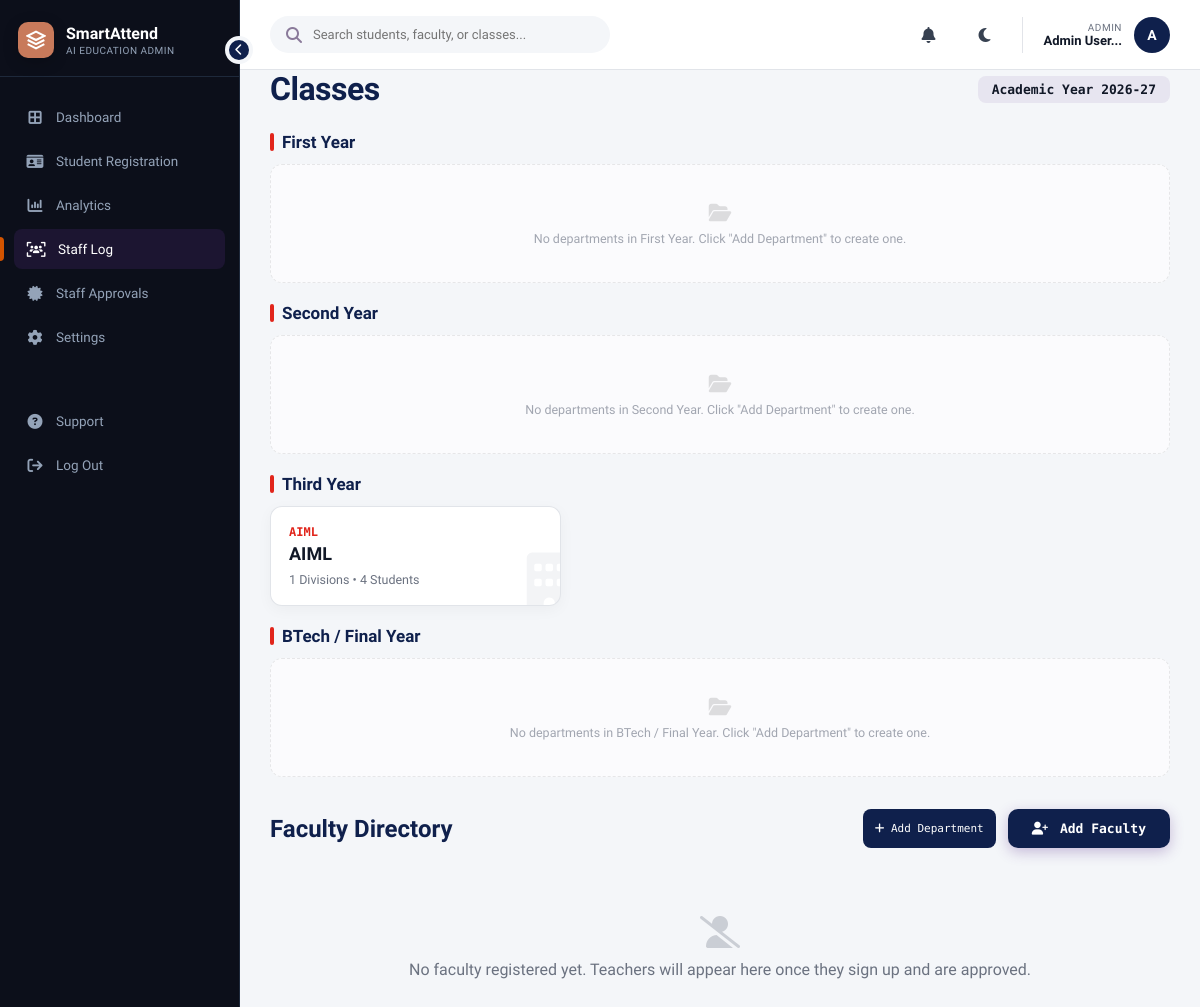
Screenshot of /admin/staff_log (signed in) with the database file from the repository.
### models.py (models this page shows, shortened)
class User(UserMixin, db.Model):
    __tablename__ = 'users'
    id = db.Column(db.Integer, primary_key=True)
    username = db.Column(db.String(80), unique=True, nullable=False)
    password_hash = db.Column(db.String(255), nullable=False)
    role = db.Column(db.String(20), nullable=False)  # 'admin' or 'teacher'
    name = db.Column(db.String(120), nullable=False)
    email = db.Column(db.String(120), unique=True)
    department = db.Column(db.String(100))
    employee_id = db.Column(db.String(50), unique=True)
    avatar_initials = db.Column(db.String(4))
    created_at = db.Column(db.DateTime, default=datetime.utcnow)
    is_active_account = db.Column(db.Boolean, default=True)
    student_id = db.Column(db.Integer, db.ForeignKey('students.id'), nullable=True)
    student_profile = db.relationship('Student', backref='user_account', foreign_keys=[student_id])
    approval_requests = db.relationship('ApprovalRequest', backref='teacher', lazy=True, cascade="all, delete-orphan", foreign_keys='ApprovalRequest.teacher_id')

class Department(db.Model):
    __tablename__ = 'departments'
    id = db.Column(db.Integer, primary_key=True)
    name = db.Column(db.String(100), nullable=False)
    code = db.Column(db.String(20), unique=True, nullable=False)
    year = db.Column(db.Integer, default=1)  # 1=FY, 2=SY, 3=TY, 4=BTech
    created_at = db.Column(db.DateTime, default=datetime.utcnow)
    classes = db.relationship('Class', backref='department', lazy=True, cascade="all, delete-orphan")

### routes/admin.py (the view, shortened to what this page needs)
@admin_bp.route('/staff_log', methods=['GET', 'POST'])
@login_required
@admin_required
def staff_log():
    teachers = User.query.filter_by(role='teacher').all()
    departments = Department.query.all()
    dept_stats = []
    for d in departments:
        cls_list = Class.query.filter_by(department_id=d.id).all()
        cls_count = len(cls_list)
        stu_count = Student.query.join(Class).filter(Class.department_id==d.id).count()
        dept_subjects = []
        for c in cls_list:
            for s in c.subjects:
                if s.name not in [ds['name'] for ds in dept_subjects]:
                    dept_subjects.append({'name': s.name, 'code': s.code})
        dept_stats.append({
            'id': d.id,
            'code': d.code,
            'name': d.name,
            'year': d.year or 1,
            'classes': cls_count,
            'students': stu_count,
            'subjects': dept_subjects
        })
    year_labels = {1: 'First Year', 2: 'Second Year', 3: 'Third Year', 4: 'BTech / Final Year'}
    dept_by_year = {}
    for yr in [1, 2, 3, 4]:
        dept_by_year[yr] = {'label': year_labels[yr], 'depts': [d for d in dept_stats if d['year'] == yr]}
    return render_template('admin/staff_log.html', teachers=teachers, dept_stats=dept_stats, dept_by_year=dept_by_year)

### routes/admin.py (called while the page is built)
def admin_required(f):
    @wraps(f)
    def decorated(*args, **kwargs):
        if not current_user.is_authenticated or current_user.role != 'admin':
            return redirect(url_for('auth.login'))
        return f(*args, **kwargs)
    return decorated

### templates/admin/staff_log.html (shortened to what this page needs)
{% extends "base.html" %}
{% block content %}
<div class="staff-hero fu">
  <div class="hero-title">Classes</div>
  <div class="acad-pill" id="acadYearPill">Academic Year</div>
</div>
{% for yr_key in [1, 2, 3, 4] %}
  {% set yr_data = dept_by_year[yr_key] %}
  <div class="year-section fu">
    <div class="year-title">
      <span class="year-title-span">{{ yr_data.label }}</span>
    </div>
    <div class="dept-grid">
      {% if yr_data.depts|length > 0 %}
        {% for d in yr_data.depts %}
        <div class="dept-card" onclick="openDeptModal('{{ d.name }}', '{{ d.code }}', '{{ d.id }}')">
          <div class="dept-code">{{ d.code }}</div>
          <div class="dept-name">{{ d.name }}</div>
          <div class="dept-meta">{{ d.classes }} Divisions &bull; {{ d.students }} Students</div>
          <i class="fas fa-building dept-bg-icon"></i>
        </div>
        {% endfor %}
      {% else %}
        <div class="dept-card" style="border:1px dashed #DDD; box-shadow:none; text-align:center; padding: 36px; grid-column: 1 / -1; cursor:default; opacity:0.6;" onclick="">
          <div style="font-size:20px; color:#CCC; margin-bottom:6px;"><i class="fas fa-folder-open"></i></div>
          <div class="dept-meta">No departments in {{ yr_data.label }}. Click "Add Department" to create one.</div>
        </div>
      {% endif %}
    </div>
  </div>
{% endfor %}
<div class="fac-header fu fu3">
  <div class="fac-title">Faculty Directory</div>
  <div style="display:flex;gap:12px;">
    <button class="btn-add-dept" onclick="openAddDeptModal()"><i class="fas fa-plus"></i> Add Department</button>
    <button class="btn bp" style="border-radius:10px; padding: 12px 24px; font-family:var(--font-mono); font-weight:700;" onclick="openModal('modal-add-teacher')"><i class="fas fa-user-plus" style="margin-right:6px;"></i> Add Faculty</button>
  </div>
</div>
<div class="fac-grid fu fu3">
  {% if teachers and teachers|length > 0 %}
    {% for t in teachers if t.is_active_account %}
    <div class="fac-card" style="position:relative;">
      <form action="{{ url_for('admin.remove_faculty', id=t.id) }}" method="POST" onsubmit="return confirm('Remove faculty status for {{ t.name }}? Account will be deactivated but data preserved.')">
        <button type="submit" class="btn-card-del"><i class="fas fa-trash-can"></i></button>
      </form>
      <div class="fac-img" style="background:var(--brand); color:#fff; font-size:22px; font-weight:700; display:flex; align-items:center; justify-content:center; border-radius:14px;">
        {{ t.name[:2]|upper }}
      </div>
      <div class="fac-info">
        <div class="fac-name">{{ t.name }}</div>
        <div class="fac-role">{{ t.department }}</div>
        {% for s in t.subjects %}
        <div class="fac-subj"><i class="fas fa-book" style="width:16px;color:var(--t2);text-align:center;"></i> {{ s.name }}</div>
        {% endfor %}
        <div class="fac-subj"><i class="fas fa-envelope" style="width:16px;color:var(--t2);text-align:center;"></i> {{ t.email or 'Not provided' }}</div>
      </div>
    </div>
    {% else %}
    <div style="grid-column:1/-1; text-align:center; padding:48px 0; color:var(--t2);">
      <i class="fas fa-user-slash" style="font-size:32px; display:block; margin-bottom:12px; opacity:0.3;"></i>
      No approved faculty yet. Teachers appear here once admin approves them.
    </div>
    {% endfor %}
  {% else %}
  <div style="grid-column:1/-1; text-align:center; padding:48px 0; color:var(--t2);">
    <i class="fas fa-user-slash" style="font-size:32px; display:block; margin-bottom:12px; opacity:0.3;"></i>
    No faculty registered yet. Teachers will appear here once they sign up and are approved.
  </div>
  {% endif %}
</div>
{% endblock %}

### templates/base.html (shortened to what this page needs)
<!DOCTYPE html>
<html lang="en">
<head>
<link rel="stylesheet" href="https://cdnjs.cloudflare.com/ajax/libs/font-awesome/6.5.0/css/all.min.css">
</head>
<body>
{% if current_user.is_authenticated %}
<aside class="sidebar" id="sidebar">
  <div class="sidebar-toggle" onclick="toggleSidebar()"><i class="fas fa-chevron-left" id="toggle-icon"></i></div>
  <div class="s-logo">
    <div class="s-mark">
      <svg width="20" height="20" viewBox="0 0 24 24" fill="none" stroke="white" stroke-width="2.5"><path d="M12 2L2 7l10 5 10-5-10-5zM2 17l10 5 10-5M2 12l10 5 10-5"/></svg>
    </div>
    <div class="s-text">
      <div class="s-name">SmartAttend</div>
      <div class="s-sub">AI Education Admin</div>
    </div>
  </div>
  <nav class="s-nav">
    {% if current_user.role == 'admin' %}
    <a href="{{ url_for('admin.dashboard') }}" class="nav-item {% if request.endpoint == 'admin.dashboard' %}active{% endif %}"><i class="fas fa-border-all"></i> <span>Dashboard</span></a>
    <a href="{{ url_for('admin.student_registration') }}" class="nav-item {% if request.endpoint == 'admin.student_registration' %}active{% endif %}"><i class="fas fa-id-card"></i> <span>Student Registration</span></a>
    <a href="{{ url_for('admin.analytics') }}" class="nav-item {% if request.endpoint == 'admin.analytics' %}active{% endif %}"><i class="fas fa-chart-column"></i> <span>Analytics</span></a>
    <a href="{{ url_for('admin.staff_log') }}" class="nav-item {% if request.endpoint == 'admin.staff_log' %}active{% endif %}">
  <i class="fas fa-users-viewfinder" style="width:20px;text-align:center"></i> <span>Staff Log</span>
</a>
    <a href="{{ url_for('admin.approvals') }}" class="nav-item {% if request.endpoint == 'admin.approvals' %}active{% endif %}">
      <i class="fas fa-certificate"></i> <span>Staff Approvals</span>
      {%- set pc = pending_approvals_count|default(0) %}{% if pc > 0 %}<span class="n-badge">{{pc}}</span>{% endif %}
    </a>
    <a href="{{ url_for('admin.settings') }}" class="nav-item {% if request.endpoint == 'admin.settings' %}active{% endif %}"><i class="fas fa-cog"></i> <span>Settings</span></a>
    <div style="margin-top:auto; padding-top:40px;">
        <a href="#" class="nav-item"><i class="fas fa-question-circle"></i> <span>Support</span></a>
        <a href="{{ url_for('auth.logout') }}" class="nav-item"><i class="fas fa-arrow-right-from-bracket"></i> <span>Log Out</span></a>
    </div>
    {% endif %}
  </nav>
</aside>
{% endif %}
<div class="main">
  {% if current_user.is_authenticated %}
  <header class="topbar">
    <div class="search-container">
      <i class="fas fa-search"></i>
      <input type="text" class="search-input" placeholder="Search students, faculty, or classes...">
    </div>
    <div class="topbar-right">
      <button class="icon-btn" onclick="togglePopup('notifPopup')">
        <i class="fas fa-bell"></i>
      </button>
      <button class="icon-btn" onclick="toggleTheme()"><i class="fas fa-moon" id="theme-icon"></i></button>
      <div class="tb-user">
        <div class="tb-info" style="text-align:right;">
          <div class="tb-role">{{ current_user.role }}</div>
          <div class="tb-name">{{ current_user.name[:12] }}...</div>
        </div>
        <div class="tb-avatar">
          {{ current_user.name[:1]|upper }}
        </div>
      </div>
    </div>
  </header>
  {% endif %}
  <div class="page-body">
    {% block content %}{% endblock %}
  </div>
</div>
</body>
</html>

### templates/admin/staff_log.html (style rules this page uses)
:root { --app-primary: var(--brand); }
.staff-hero { display: flex; justify-content: space-between; align-items: center; margin-bottom: 24px; }
.hero-title { font-family: var(--font-heading); font-size: 32px; font-weight: 800; color: var(--app-primary); letter-spacing: -0.5px; }
.acad-pill { background: rgba(91,45,142,0.08); color: var(--t0); font-family: var(--font-mono); font-size: 13px; padding: 6px 14px; border-radius: 8px; font-weight: 600; display: inline-flex; align-items: center; }
.year-section { margin-bottom: 20px; }
.year-title { font-family: var(--font-heading); font-size: 17px; font-weight: 700; color: var(--app-primary); margin-bottom: 12px; display: flex; align-items: center; justify-content: space-between; }
.year-title-span { display: flex; align-items: center; gap: 8px; }
.year-title-span::before { content: ""; display: block; width: 4px; height: 18px; background: var(--accent); border-radius: 4px; }
.btn-add-dept { background: var(--app-primary); color: white; border: none; border-radius: 8px; font-family: var(--font-mono); font-size: 11px; padding: 6px 12px; cursor: pointer; transition: opacity 0.2s; }
.dept-grid { display: grid; grid-template-columns: repeat(auto-fill, minmax(260px, 1fr)); gap: 14px; }
.dept-card { background: var(--bg1); border-radius: 12px; padding: 18px; cursor: pointer; position: relative; overflow: hidden; box-shadow: 0 4px 15px rgba(0,0,0,0.04); transition: transform 0.2s, box-shadow 0.2s; border: 1px solid var(--b0); }
.dept-code { font-family: var(--font-mono); font-size: 12px; font-weight: 700; color: var(--accent); text-transform: uppercase; margin-bottom: 4px; }
.dept-name { font-family: var(--font-heading); font-size: 18px; font-weight: 700; color: var(--t0); margin-bottom: 8px; }
.dept-meta { font-family: var(--font-body); font-size: 12.5px; color: var(--t2); font-weight: 500; }
.dept-bg-icon { position: absolute; right: -12px; bottom: -8px; font-size: 60px; color: var(--glass); pointer-events: none; }
.fac-header { display: flex; justify-content: space-between; align-items: center; margin-top: 32px; margin-bottom: 20px; }
.fac-title { font-family: var(--font-heading); font-size: 24px; font-weight: 800; color: var(--app-primary); }
.fac-grid { display: grid; grid-template-columns: repeat(auto-fill, minmax(360px, 1fr)); gap: 16px; margin-bottom: 40px; }

### rows the page displays
User: role "ADMIN", name "Admin User", name "A"
Department: code "AIML", name "AIML", classes "1", students "4"

### other values shown
{{ yr_data.label }} "First Year" "Second Year" "Third Year" "BTech / Final Year"
{{ yr_data.label }} "First Year" "Second Year" "BTech / Final Year"
